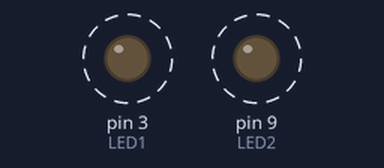
Simulated run of this sketch. Board: Arduino Uno, built with avr-gcc and run on an emulated ATmega328P. Shown: output pins drawn as LEDs (lit = HIGH). Dashed ring = blinking.

Above: at 0.12 s.
Timing chart, 0 to 4.6 s (numbered marks = the images above):
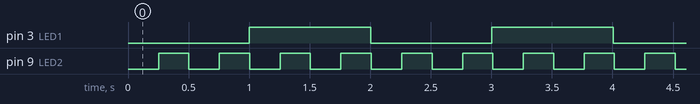

The sketch:

binking_two_leds___using_millis.ino
```cpp
unsigned long ms_from_start =0;
unsigned long ms_previous_read_LED1 = 0;
unsigned long LED1_interval=1000;
unsigned long ms_previous_read_LED2 = 0;
unsigned long LED2_interval=250;


#define LED1 3
#define LED2 9


int LED1_state=0;
int LED2_state=0;


void setup() {
  pinMode(LED1, OUTPUT);
  pinMode(LED2, OUTPUT);
}
void loop() {
  ms_from_start = millis();

  if (ms_from_start-ms_previous_read_LED1> LED1_interval){
    ms_previous_read_LED1=ms_from_start;
    if (LED1_state==0) LED1_state=1; else LED1_state=0;
    digitalWrite(LED1,LED1_state);
  }

  if (ms_from_start-ms_previous_read_LED2> LED2_interval){
    ms_previous_read_LED2=ms_from_start;
    if (LED2_state==0) LED2_state=1; else LED2_state=0;
    digitalWrite(LED2,LED2_state);
  }

}
```

Measured:
- by itself, pin 3 (LED1): alternates HIGH for 1.0 s and LOW for 1.0 s
- by itself, pin 9 (LED2): alternates HIGH for 0.25 s and LOW for 0.25 s
